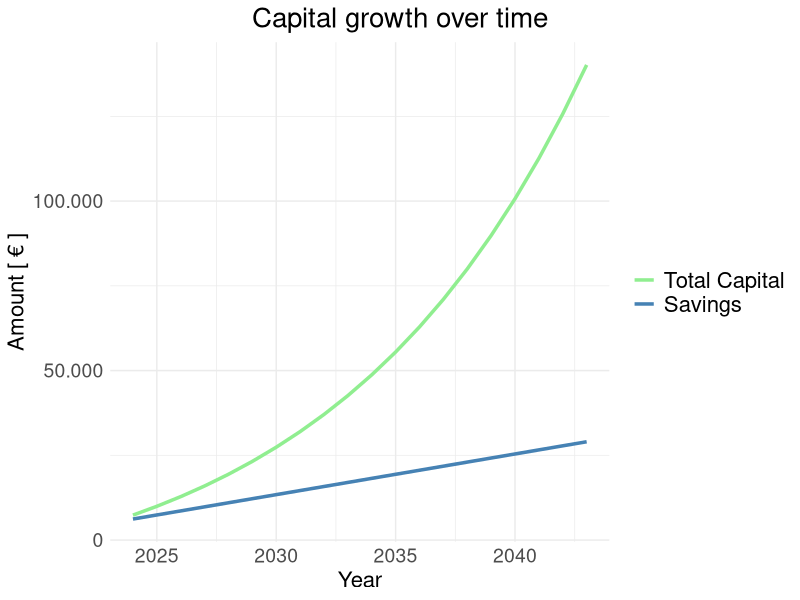
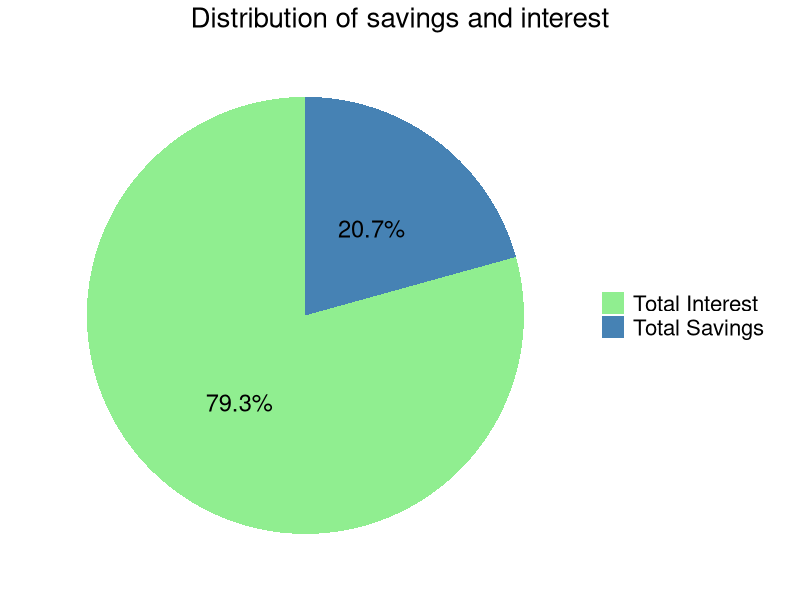
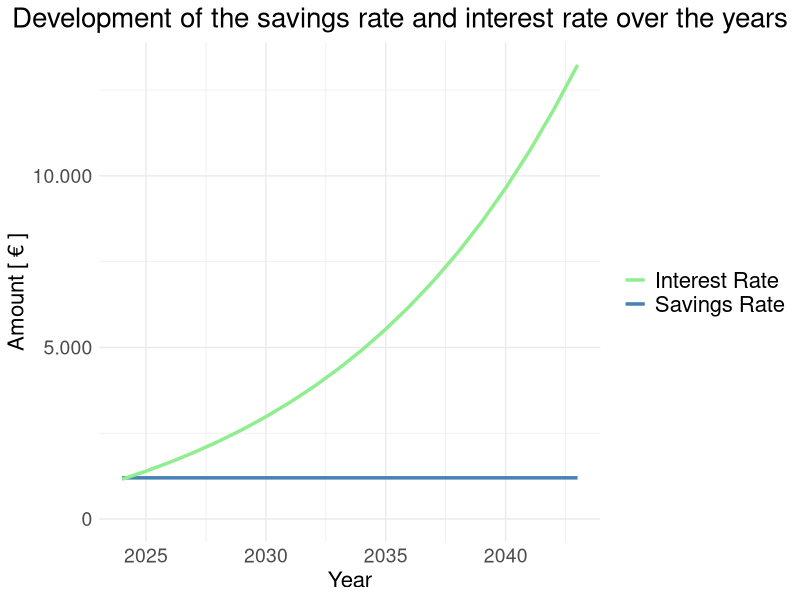
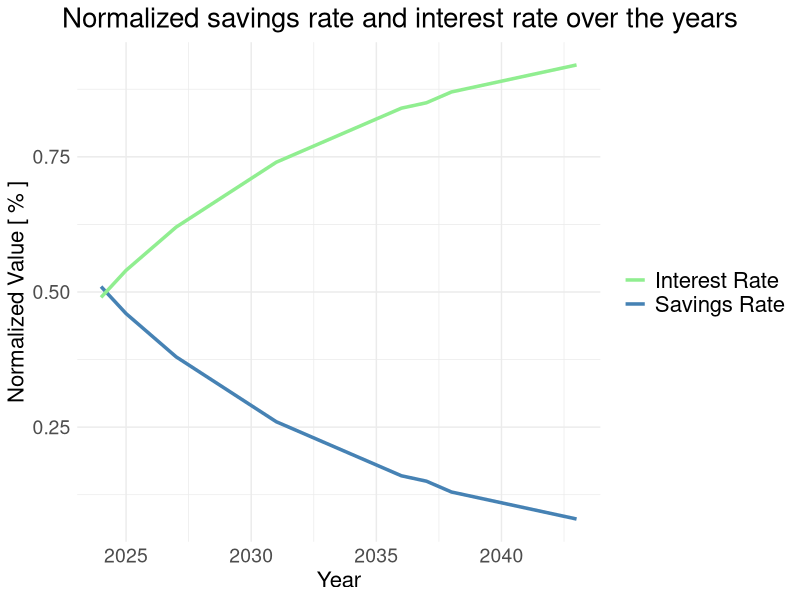
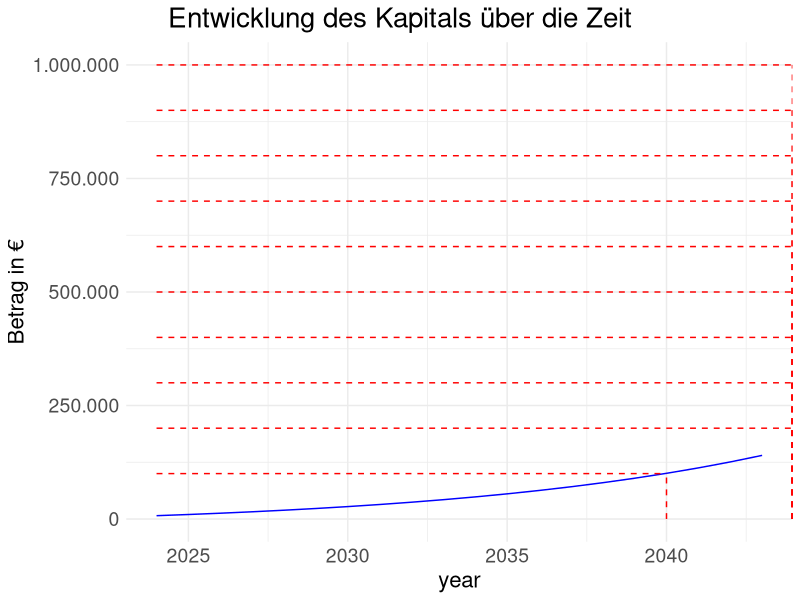

These charts were generated, in order, by the following R code:
# Load libraries
library(dplyr)
library(ggplot2)
library(gridExtra)
library(lubridate)
library(tibble)

# Input parameters
start_date <- ymd("2024-01-01")
initial_capital <- 5000
savings_rate <- 100
savings_intervall <- "monthly"  # oder "yearly"
adjustment_rate <- 0  # 5% als Dezimalzahl
interest_rate <- 0.1  # 3% als Dezimalzahl
investment_period <- 20  # in yearen
savings_suspension <- NA  # Optionaler Wert
target_value <- NA  # Optionaler Wert

# Create table
results <- tibble(
  year = year(start_date) + 0:(investment_period - 1),
  capital_start = NA_real_,
  savings_anount = NA_real_,
  interest = NA_real_,
  accumulated_capital = NA_real_,
  growth = NA_real_,
  savings_anount_normalized = NA_real_,
  interest_normalized = NA_real_,
  capital_end = NA_real_
)

accumulated_savings_anount <- 0

for (i in 1:investment_period) {
  if (i == 1) {
    capital_start <- initial_capital
  } else {
    capital_start <- results$capital_end[i - 1]
  }
  
  if (!is.na(savings_suspension) && i > savings_suspension && savings_suspension < investment_period) {
    savings_anount <- 0
  } else {
    if (savings_intervall == "monthly") {
      savings_anount <- savings_rate * (1 + adjustment_rate)^(i - 1) * 12
    } else {
      savings_anount <- savings_rate * (1 + adjustment_rate)^(i - 1)
    }
  }
  
  if (savings_intervall == "monthly") {
    monthlyer_interest_rate <- interest_rate / 12
    interest <- sum(sapply(1:12, function(m) (capital_start + (m - 1) * savings_anount * (1 + adjustment_rate)^(i - 1)) * monthlyer_interest_rate))
  } else {
    interest <- capital_start * interest_rate
  }
  
  accumulated_savings_anount <- accumulated_savings_anount + savings_anount
  accumulated_capital <- initial_capital + accumulated_savings_anount
  growth <- savings_anount + interest
  savings_anount_normalized <- savings_anount / growth
  interest_normalized <- interest / growth
  capital_end <- capital_start + growth
  
  results$capital_start[i] <- round(capital_start, 2)
  results$savings_anount[i] <- round(savings_anount, 2)
  results$interest[i] <- round(interest, 2)
  results$accumulated_capital[i] <- round(accumulated_capital, 2)
  results$growth[i] <- round(growth, 2)
  results$savings_anount_normalized[i] <- round(savings_anount_normalized, 2)
  results$interest_normalized[i] <- round(interest_normalized, 2)
  results$capital_end[i] <- round(capital_end, 2)
}

# Summenzeile hinzufügen, TO DO: Vergleich Results und complete data
complete_data <- results
complete_data <- rbind(complete_data, c('Sum', NA, round(sum(complete_data$savings_anount), 2), round(sum(complete_data$interest), 2), NA, NA, NA, NA, round(complete_data$capital_end[investment_period], 2)))
#results <- rbind(results, c(NA, NA, round(sum(results$savings_anount), 2), round(sum(results$interest), 2), NA, NA, NA, NA, round(results$capital_end[investment_period], 2)))

# Diagramm erstellen
ggplot(results, aes(x = year)) +
  geom_line(aes(y = accumulated_capital, color = "Savings"), size = 1.2) +
  geom_line(aes(y = capital_end, color = "Total Capital"), size = 1.2) +
  labs(title = "Capital growth over time", x = "Year", y = "Amount [ € ]") +
  scale_y_continuous(labels = scales::comma_format(big.mark = ".", decimal.mark = ",")) +
  scale_color_manual(values = c("Savings" = "steelblue", "Total Capital" = "lightgreen"),
                     breaks = c("Total Capital", "Savings")) + # Reihenfolge in der Legende ändern
  guides(color = guide_legend(title = NULL)) +
  theme_minimal() +
  theme(
    plot.title = element_text(size = 20, hjust = 0.5),
    plot.title.position = "plot",
    legend.text = element_text(size = 16),
    axis.text = element_text(size = 14), # Größe der Achsenbeschriftung ändern
    axis.title = element_text(size = 16)  # Größe des Achsentitels ändern
  )

# Daten für den Pie-Chart berechnen
total_savings_anount <- sum(results$savings_anount) + initial_capital
total_interest <- sum(results$interest)
total_capital <- total_savings_anount + total_interest

# Daten für den Pie-Chart erstellen
pie_data <- data.frame(
  Kategorie = c("Total Savings", "Total Interest"),
  Wert = c(total_savings_anount, total_interest)
)

ggplot(pie_data, aes(x = "", y = Wert, fill = Kategorie)) +
  geom_bar(width = 1, stat = "identity") +
  coord_polar("y", start = 0) +
  geom_text(aes(label = paste0(round(Wert / total_capital * 100, 1), "%")), 
            position = position_stack(vjust = 0.5), size = 6) +
  labs(title = "Distribution of savings and interest") +
  scale_fill_manual(values = c("Total Interest" = "lightgreen", "Total Savings" = "steelblue")) +
  theme_minimal() +
  theme(
    axis.title.x = element_blank(),
    axis.title.y = element_blank(),
    axis.text.x = element_blank(),
    axis.text.y = element_blank(),
    axis.ticks = element_blank(),
    panel.grid = element_blank(),
    panel.border = element_blank(),
    plot.title = element_text(size = 20, hjust = 0.5),
    plot.title.position = "plot",
    legend.title = element_blank(),
    legend.text = element_text(size = 16)
  )

# Diagramm erstellen
# Höchsten Werte für savings_anount und interest ermitteln
max_savings_anount <- max(results$savings_anount, na.rm = TRUE)
max_interest <- max(results$interest, na.rm = TRUE)
y_max <- max(max_savings_anount, max_interest)

# Diagramm erstellen
ggplot(results, aes(x = year)) +
  geom_line(aes(y = savings_anount, color = "Savings Rate"), size = 1.2) +
  geom_line(aes(y = interest, color = "Interest Rate"), size = 1.2) +
  labs(
    title = "Development of the savings rate and interest rate over the years",
    x = "Year",
    y = "Amount [ € ]"
  ) +
  scale_color_manual(values = c("Savings Rate" = "steelblue", "Interest Rate" = "lightgreen")) +
  scale_y_continuous(limits = c(0, y_max), labels = scales::comma_format(big.mark = ".", decimal.mark = ",")) +
  theme_minimal() +
  theme(
    plot.title = element_text(size = 20, hjust = 0.5),
    plot.title.position = "plot",
    legend.text = element_text(size = 16),
    legend.title = element_blank(),  # Titel der Legende ausblenden
    axis.text = element_text(size = 14), # Größe der Achsenbeschriftung ändern
    axis.title = element_text(size = 16)  # Größe des Achsentitels ändern
  )

# Diagramm erstellen
ggplot(results, aes(x = year)) +
  geom_line(aes(y = savings_anount_normalized, color = "Savings Rate"), size = 1.2) +
  geom_line(aes(y = interest_normalized, color = "Interest Rate"), size = 1.2) +
  labs(
    title = "Normalized savings rate and interest rate over the years",
    x = "Year",
    y = "Normalized Value [ % ]"
  ) +
  scale_color_manual(values = c("Savings Rate" = "steelblue", "Interest Rate" = "lightgreen")) +
  theme_minimal() +
  theme(
    plot.title = element_text(size = 20, hjust = 0.5),
    plot.title.position = "plot",
    legend.text = element_text(size = 16),
    legend.title = element_blank(),  # Titel der Legende ausblenden
    axis.text = element_text(size = 14), # Größe der Achsenbeschriftung ändern
    axis.title = element_text(size = 16)  # Größe des Achsentitels ändern
  )

table_all_values <- complete_data %>%
  select(year, capital_start, savings_anount, interest, capital_end) %>%
  mutate(
    `Capital Beginning of the Year [€]` = format(as.numeric(capital_start), nsmall = 2, big.mark = '.', decimal.mark = ','),
    `Savings Amount per Year [€]` = format(as.numeric(savings_anount), nsmall = 2, big.mark = '.', decimal.mark = ','),
    `Generated Interest per Year [€]` = format(as.numeric(interest), nsmall = 2, big.mark = '.', decimal.mark = ','),
    `Capital at the end of the Year [€]` = format(as.numeric(capital_end), nsmall = 2, big.mark = '.', decimal.mark = ',')
  ) %>%
  select(year, `Capital Beginning of the Year [€]`, `Savings Amount per Year [€]`, `Generated Interest per Year [€]`, `Capital at the end of the Year [€]`)

# Umbenennung der Spalten
table_all_values$`Capital Beginning of the Year [€]`[nrow(table_all_values)] <- ""
#colnames(table_render) <- c("Year", "Capital Beginning of the Year [€]", "Savings Amount per Year [€]", "Generated Interest per Year [€]", "Capital at the end of the Year [€]")

table_all_values


# Summary Table
table_summary <- data.frame(
  Category = c("Total Capital [ € ]", "Total Savings [ € ]", "Total Interests [ € ]"),
  Value = c(format(round(total_capital), big.mark = ".", decimal.mark = ",", scientific = FALSE),
            format(round(total_savings_anount), big.mark = ".", decimal.mark = ",", scientific = FALSE),
            format(round(total_interest), big.mark = ".", decimal.mark = ",", scientific = FALSE))
)

# Ausgabe der Tabelle ohne Spaltenüberschriften und ohne NULL
invisible(apply(table_summary, 1, function(row) cat(paste(row, collapse = "\t"), "\n")))

# Diagramm erstellen
# Bestimmen Sie die yeare, in denen die Linie capital_end die Schwellenwerte erreicht
thresholds <- seq(100000, 1000000, by = 100000)
years_at_threshold <- numeric(length(thresholds))

for (i in 1:length(thresholds)) {
  years_at_threshold[i] <- min(results$year[results$capital_end >= thresholds[i]], na.rm = TRUE)
}

# Erstellen Sie ein Dataframe für die Segmente
segment_data <- data.frame(
  x = rep(min(results$year), length(thresholds)),
  xend = years_at_threshold,
  y = thresholds,
  yend = thresholds
)

# Diagramm erstellen, TO DO: fertigstellen
ggplot(results, aes(x = year, y = capital_end)) +
  geom_line(color = "blue") +
  geom_segment(data = segment_data, aes(x = x, xend = xend, y = y, yend = yend), linetype = "dashed", color = "red") +
  geom_segment(data = segment_data, aes(x = xend, xend = xend, y = 0, yend = y), linetype = "dashed", color = "red") +
  labs(title = "Entwicklung des Kapitals über die Zeit", x = "year", y = "Betrag in €") +
  scale_y_continuous(labels = scales::comma_format(big.mark = ".", decimal.mark = ",")) +
  theme_minimal() +
  theme(
    plot.title = element_text(size = 20, hjust = 0.5),
    plot.title.position = "plot",
    legend.text = element_text(size = 16),
    axis.text = element_text(size = 14), # Größe der Achsenbeschriftung ändern
    axis.title = element_text(size = 16)  # Größe des Achsentitels ändern
  )
